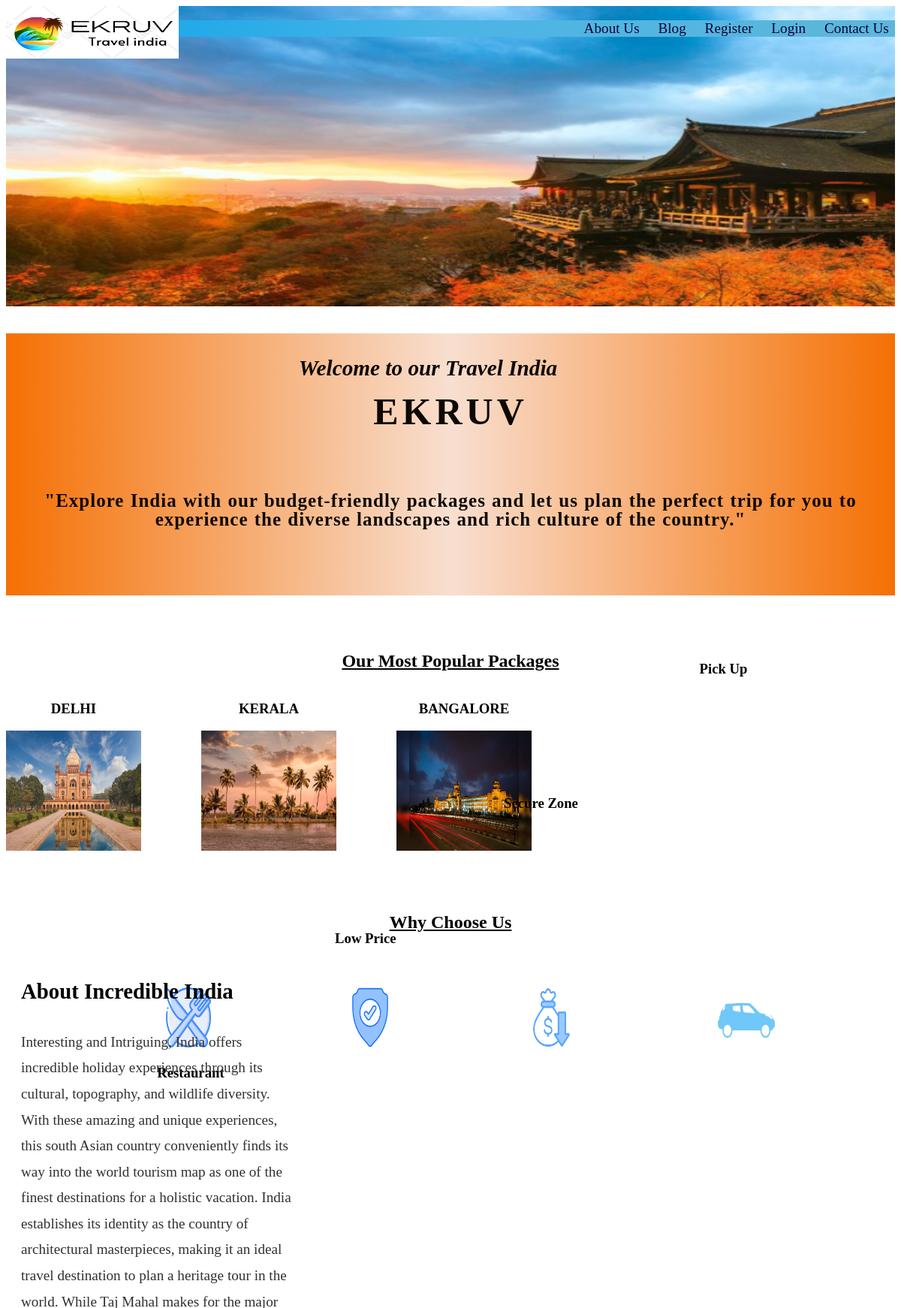
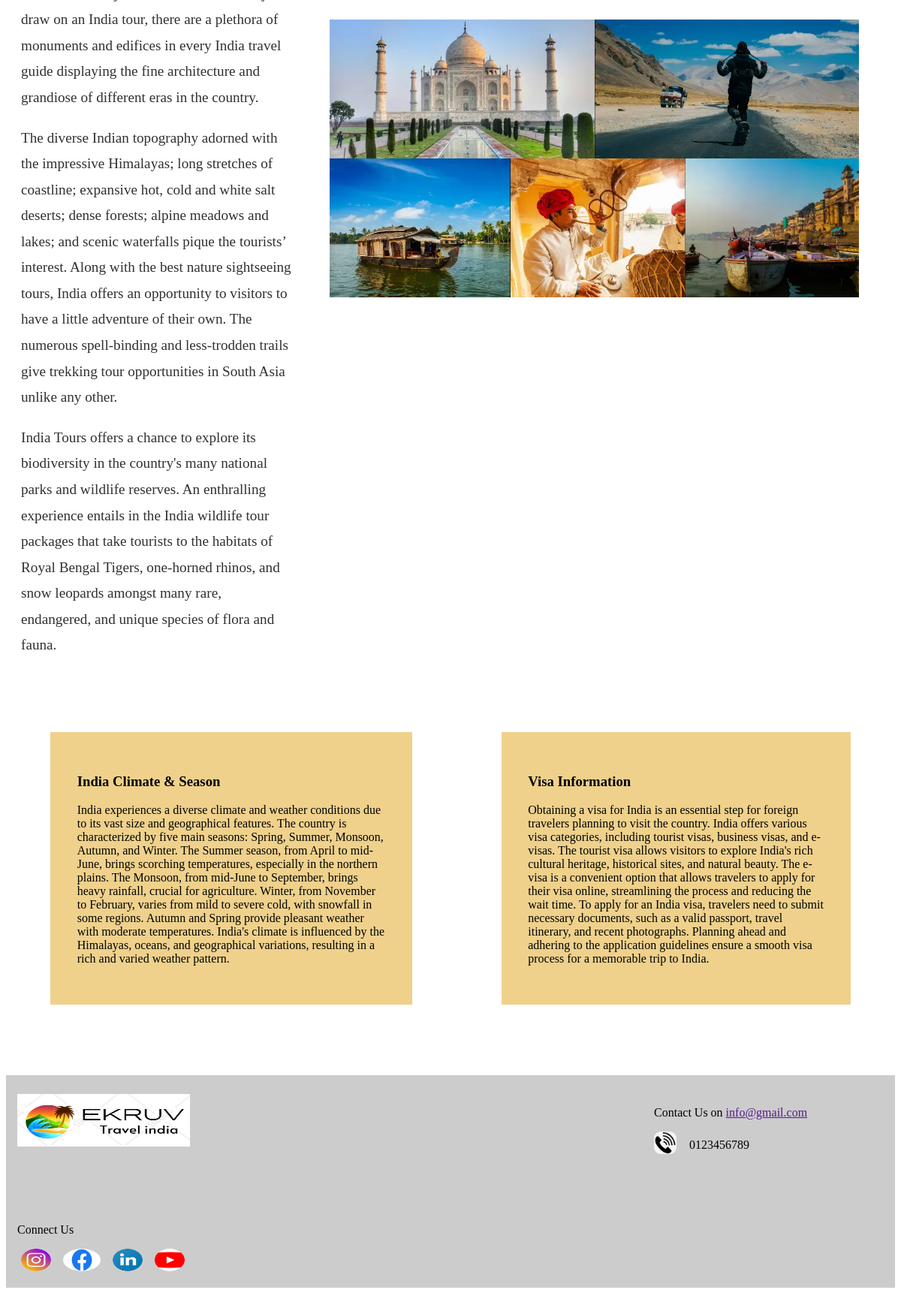
The page / on the database its author committed (2 pictures, top to bottom).
### app/models.py (models this page shows)
class Package(models.Model):
    vendor = models.IntegerField(default=0)
    Package_place = models.CharField(max_length=100)
    days_stay = models.CharField(max_length=200)
    price_per_person = models.CharField(max_length=100 , default=0)
    Description = models.TextField(max_length=500 , default=0)
    Image_related_to_package = models.ImageField(upload_to='gallery/')
    is_approved = models.BooleanField(default=False)

### app/views.py (the view)
# urls.py: path('' , v.home , name="home"),
def home(request):
    package = Package.objects.all()
    return render(request , 'home.html' , {'package':package})

### app/templates/home.html (shortened to what this page needs)
{% load static %}
<!DOCTYPE html>
<html lang="en">
<head>
    <link rel="stylesheet" href="{% static 'css/home.css' %}">
</head>
<body>
    <section class="section">
        <img src="/static/image/logoo.png" alt="LOGO">
        <div id="nav">
            <a href="{% url 'about' %}" id="ab">About Us</a>
            <a href="{% url 'blog' %}" class="nav">Blog</a>
            <a href="{% url 'usregn' %}" class="nav">Register</a>
            <a href="{% url 'log' %}" class="nav">Login</a>
            <a href="{% url 'contact' %}" class="nav">Contact Us</a>
        </div>
    </section>
    <div id="we">
        <h3 id="tr">Welcome to our Travel India</h3>
        <h1 id="ek">EKRUV</h1>
        <p id="para">"Explore India with our budget-friendly packages and let us plan the perfect trip for you to experience the diverse landscapes and rich culture of the country."</p>
    </div> <br> <br> <br>
    <h2 class="h2">Our Most Popular Packages</h2>
    <div class="packages">
        {% for i in package %}
        <div class="pknm">
            <h3> {{ i.Package_place }} </h3>
            <img src="{{ i.Image_related_to_package.url }}" alt="imagee" class="packageimage">
        </div>
        {% endfor %}
    </div>
    <br>
    <div id="why">
        <h2 class="h2">Why Choose Us</h2>
        <br> <br> <br>
        <img src="/static/image/4428146.png" alt="Restaurant" class="r">
        <img src="/static/image/7847564.png" alt="Low Price" class="l">
        <img src="/static/image/7988550.png" alt="Secure Zone" class="s">
        <img src="/static/image/car.avif" alt="Pick Up" class="p">
        <h3 class="res">Restaurant</h3>
        <h3 class="low">Low Price</h3>
        <h3 class="sec">Secure Zone</h3>
        <h3 class="pic">Pick Up</h3>
    </div>
    <br>
    <section class="india">
        <div class="indiacontent">
            <h2 class="indiahead">About Incredible India</h2>
            <p>Interesting and Intriguing, India offers incredible holiday experiences through its cultural, topography, and wildlife diversity. With these amazing and unique experiences, this south Asian country conveniently finds its way into the world tourism map as one of the finest destinations for a holistic vacation. India establishes its identity as the country of architectural masterpieces, making it an ideal travel destination to plan a heritage tour in the world. While Taj Mahal makes for the major draw on an India tour, there are a plethora of monuments and edifices in every India travel guide displaying the fine architecture and grandiose of different eras in the country.</p>
            <p>The diverse Indian topography adorned with the impressive Himalayas; long stretches of coastline; expansive hot, cold and white salt deserts; dense forests; alpine meadows and lakes; and scenic waterfalls pique the tourists’ interest. Along with the best nature sightseeing tours, India offers an opportunity to visitors to have a little adventure of their own. The numerous spell-binding and less-trodden trails give trekking tour opportunities in South Asia unlike any other.</p>
            <p>India Tours offers a chance to explore its biodiversity in the country's many national parks and wildlife reserves. An enthralling experience entails in the India wildlife tour packages that take tourists to the habitats of Royal Bengal Tigers, one-horned rhinos, and snow leopards amongst many rare, endangered, and unique species of flora and fauna.</p>
        </div>
        <div>
            <img src="/static/image/India.webp" alt="INDIA" class="indiaimg">
        </div>
    </section>
    <section class="climate">
        <div class="season">
            <h3>India Climate & Season</h3>
            <p>India experiences a diverse climate and weather conditions due to its vast size and geographical features. The country is characterized by five main seasons: Spring, Summer, Monsoon, Autumn, and Winter. The Summer season, from April to mid-June, brings scorching temperatures, especially in the northern plains. The Monsoon, from mid-June to September, brings heavy rainfall, crucial for agriculture. Winter, from November to February, varies from mild to severe cold, with snowfall in some regions. Autumn and Spring provide pleasant weather with moderate temperatures. India's climate is influenced by the Himalayas, oceans, and geographical variations, resulting in a rich and varied weather pattern.</p>
        </div>
        <div class="visa">
            <h3>Visa Information</h3>
            <p>Obtaining a visa for India is an essential step for foreign travelers planning to visit the country. India offers various visa categories, including tourist visas, business visas, and e-visas. The tourist visa allows visitors to explore India's rich cultural heritage, historical sites, and natural beauty. The e-visa is a convenient option that allows travelers to apply for their visa online, streamlining the process and reducing the wait time. To apply for an India visa, travelers need to submit necessary documents, such as a valid passport, travel itinerary, and recent photographs. Planning ahead and adhering to the application guidelines ensure a smooth visa process for a memorable trip to India.</p>
        </div>
    </section>
    <footer>
        <img src="/static/image/logoo.png" alt="LOGO">
        <div class="mail">
            <p>Contact Us on <a href="">info@gmail.com</a> </p>
            <img src="/static/image/calling.png" alt="CALL" class="call">
            <p class="number">0123456789</p>
        </div>
        <div class="logo">
            <p>Connect Us</p>
            <img src="/static/image/instagram.jpg" alt="INSTAGRAM" class="insta" >
            <img src="/static/image/facebook.png" alt="FACEBOOK" class="fb">
            <img src="/static/image/linkedin.jpg" alt="LINKEDIN" class="link">
            <img src="/static/image/youtube.png" alt="YOUTUBE" class="yt">
        </div>
    </footer>
</body>
</html>

### static/css/home.css (style rules this page uses)
.section { background-image: url('/static/image/converted-backgroundd.png'); background-size: cover; background-repeat: no-repeat; height: 50vh; }
img { height: 70px; width: 230px; }
#nav { background: linear-gradient(to right,rgb(6, 163, 236) , rgb(75, 180, 229) ,rgb(93, 183, 218)); font-size: larger; margin-top: -55px; }
#ab { padding-left: 65%; text-decoration: none; color: rgb(14, 2, 55); }
.nav { padding-left: 20px; text-decoration: none; color: rgb(14, 2, 55); }
#we { background: linear-gradient(to right , rgb(245, 112, 3) , rgb(248, 223, 208) , rgb(245, 112, 3)); margin-top: 3%; padding-top: 5px; padding-bottom: 5px; color: rgb(13, 8, 1); font-size: 25px; text-align: center; line-height: 25px; }
#tr { font-style: italic; margin-left: -60px; }
#ek { letter-spacing: 5px; }
#para { font-weight: bolder; text-align: center; font-size: 25px; padding-top: 5%; letter-spacing: 1px; word-spacing: 1px; padding-bottom: 5%; }
#why { margin-top: 5%; }
.h2 { text-align: center; text-decoration: underline; }
.r { height: 10vh; width: 60px; margin-left: 18%; }
.l { height: 10vh; width: 60px; margin-left: 15%; }
.s { height: 10vh; width: 60px; margin-left: 15%; }
.p { height: 10vh; width: 8vw; margin-left: 15%; }
.res { margin-left: 17%; }
.low { margin-left: 37%; margin-top: -6vh; }
.sec { margin-left: 56%; margin-top: -6vh; }
.pic { margin-left: 78%; margin-top: -6vh; }
.insta { height: 30px; width: 40px; margin-left: 5px; border-radius: 50%; }
.fb { height: 30px; width: 50px; margin-left: 12px; border-radius: 50%; }
.link { height: 30px; width: 40px; margin-left: 12px; border-radius: 50%; }
.yt { height: 30px; width: 40px; margin-left: 12px; border-radius: 50%; }
.logo { padding-top: 7%; padding-bottom: 18px; }
footer { background-color: rgba(0, 0, 0, 0.2); margin-top: 35px; padding-top: 25px; padding-left: 15px; }
.mail { float: right; margin-right: 10%; }
.call { height: 30px; width: 30px; border-radius: 30%; }
.number { margin-left: 23%; margin-top: -25px; }
.packageimage { height: 20vh; width: 15vw; }
.packages { display: flex; gap: 80px; flex-wrap: wrap; }
.pknm { text-align: center; }
.indiacontent { width: 60%; font-size: 1.2rem; line-height: 1.8; color: #323030; }
.india { display: flex; align-items: center; justify-content: left; max-width: 90%; margin: 20px; }
.indiaimg { width: 100%; height: auto; padding-left:50px ; }
.indiahead { color: black; }
.climate { display: flex; align-items: center; }
.season { margin: 5%; padding: 3%; background-color: rgb(239, 209, 140); }
.visa { margin: 5%; padding: 3%; background-color: rgb(239, 209, 140); }

### rows shown on the page
Package: Package_place "DELHI", Image_related_to_package (picture)
Package: Package_place "KERALA", Image_related_to_package (picture)
Package: Package_place "BANGALORE", Image_related_to_package (picture)
